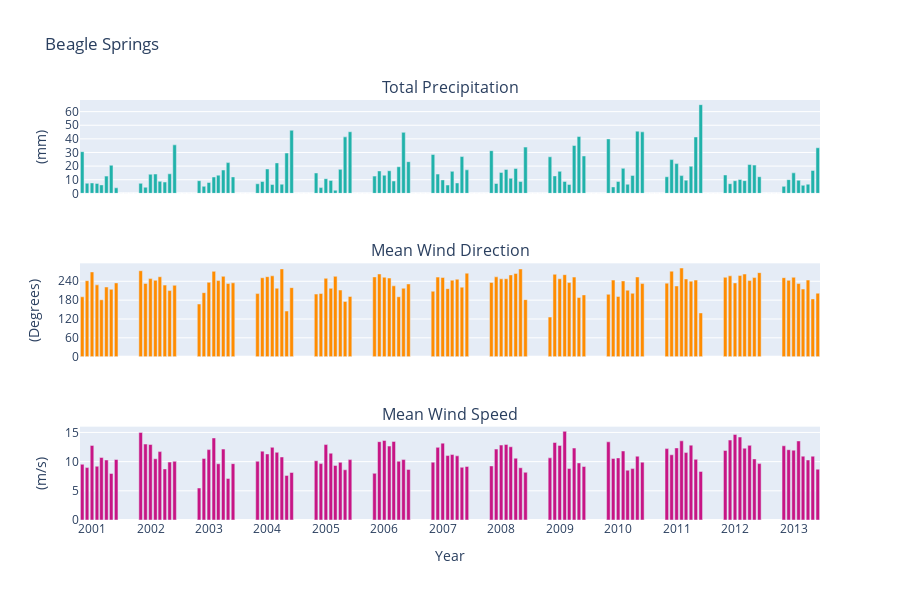
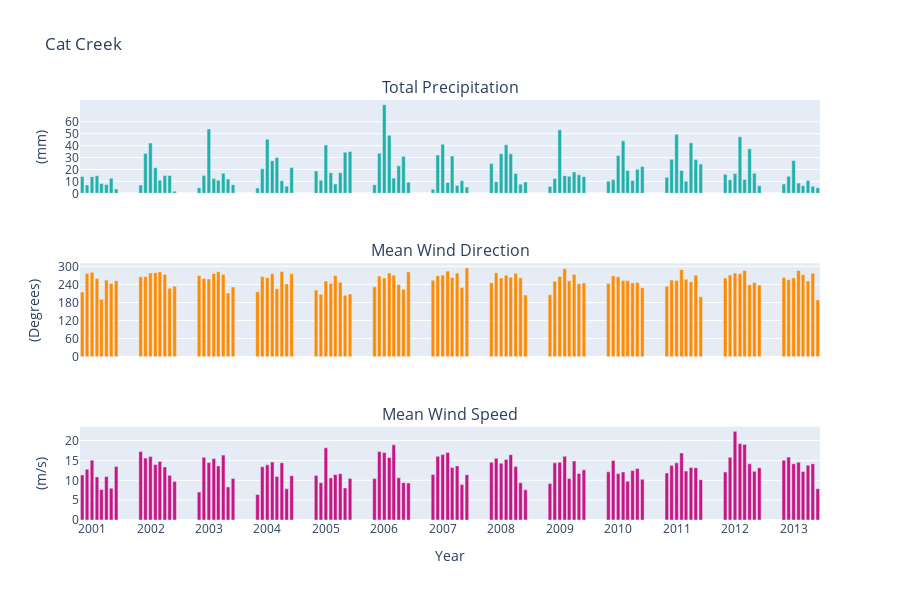
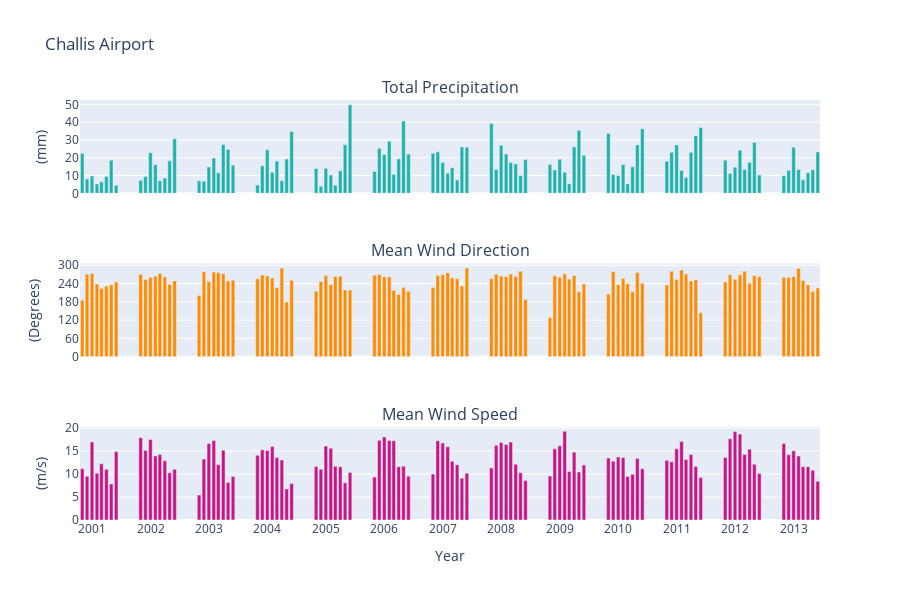
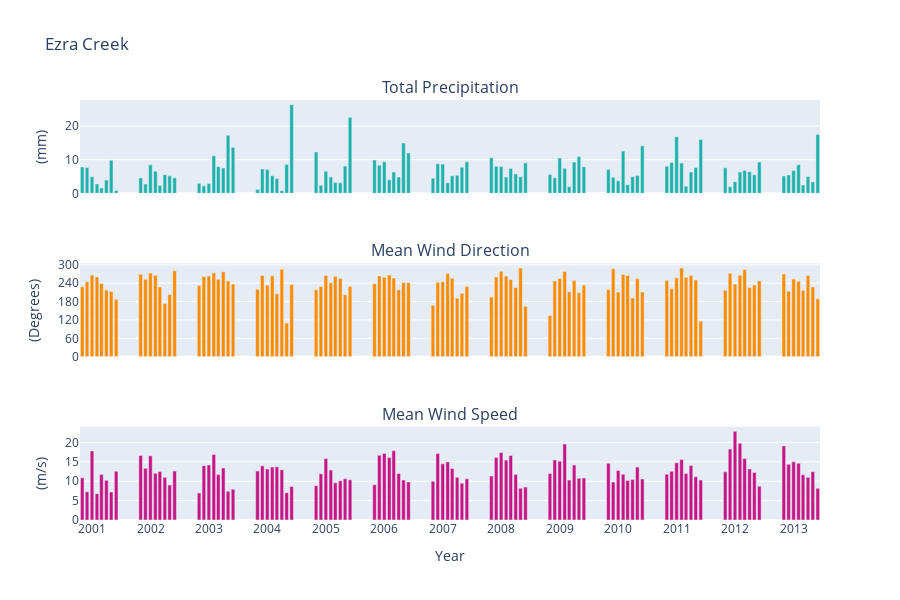

Notebook cell for these charts, in order:
### Code cell
def doodoo_bee_sunglasses(filepath=None, name=None):
    filepath = filepath if os.path.exists(filepath) else os.path.join('windrose_data', filepath)
    # filepath=os.path.join('windrose_data', 'beaglesprings.nc')
    ds = xr.open_dataset(filepath, engine = 'netcdf4')
    df = ds[['U_700MB','V_700MB','PREC_ACC_NC']].to_dataframe()
    df.U_700MB[df.U_700MB > 999] = np.nan
    df.V_700MB[df.V_700MB > 999] = np.nan
    df['WSPD'] = np.sqrt(df.U_700MB**2+df.V_700MB**2)
    df['WDIR'] = np.arctan2(df.U_700MB.values,df.V_700MB.values)*180/math.pi+180;
    df.replace([np.inf, -np.inf], np.nan).dropna(axis=0)
    df=df[df['PREC_ACC_NC']>0.01]
    #Mean Wind Direction and Spead 
    mean_df=df.groupby(pd.Grouper(freq='M')).mean()
    dir_trace=go.Bar(x=mean_df.index, y=mean_df['WDIR'],yaxis="y2", marker=dict(color='darkorange'))
    spd_trace=go.Bar(x=mean_df.index, y=mean_df['WSPD'],xaxis="x3",yaxis="y3",marker=dict(color='mediumvioletred'))
    #Precipitation Total 
    sum_df=df.groupby(pd.Grouper(freq='M')).sum()
    prec_trace=go.Bar(x=sum_df.index, y=sum_df['PREC_ACC_NC'],yaxis="y", marker=dict(color='lightseagreen'))
    layout = go.Layout(xaxis3=dict(title='Year'),yaxis=dict(title='(mm)'),yaxis2=dict(title='(Degrees)'),yaxis3=dict(title='(m/s)'))
    fig = make_subplots(rows=3, cols=1, shared_xaxes=True,subplot_titles=('Total Precipitation','Mean Wind Direction', 'Mean Wind Speed'))
    fig.add_trace(prec_trace, 1, 1,)
    fig.add_trace(dir_trace, 2, 1)
    fig.add_trace(spd_trace, 3, 1)
    # fig.update_layout(layout, title = 'Beagle Springs', showlegend = False, height = 600)
    fig.update_layout(layout, title = name, showlegend = False, height = 600)
    fig.update_layout(yaxis=dict(tickvals=[0,10,20,30,40,50,60]),
                    yaxis2=dict(tickvals=[0,60,120,180,240,300,360]),
                    yaxis3=dict(tickvals=[0,5,10,15,20]),
                    xaxis3_tickformat = '%Y',
                    xaxis3=dict(tickvals=[2000,2001,2002,2003,2004,2005,2006,2007,2008,2009,2010,2011,2012,2013])
                    )
    fig.show()
    # fig.write_image("BeagleSprings_Graph.png")
    fig.write_image("{}_Graph.png".format(name.replace(' ','')))


_=[doodoo_bee_sunglasses(**dd) for dd in files]

### Figure 1 — Plotly figure (JSON) as saved in the notebook; plotly's stock layout.template omitted (floating-point values rounded to 4 significant figures; data arrays with more than 128 entries replaced by an {"elided": "..."} marker saying what was removed)
{"data": [{"marker": {"color": "lightseagreen"}, "type": "bar", "x": {"elided": "152 str values"}, "xaxis": "x", "y": {"elided": "152 float values"}, "yaxis": "y"}, {"marker": {"color": "darkorange"}, "type": "bar", "x": {"elided": "152 str values"}, "xaxis": "x2", "y": {"elided": "152 float values"}, "yaxis": "y2"}, {"marker": {"color": "mediumvioletred"}, "type": "bar", "x": {"elided": "152 str values"}, "xaxis": "x3", "y": {"elided": "152 float values"}, "yaxis": "y3"}], "layout": {"annotations": [{"font": {"size": 16}, "showarrow": false, "text": "Total Precipitation", "x": 0.5, "xanchor": "center", "xref": "paper", "y": 1, "yanchor": "bottom", "yref": "paper"}, {"font": {"size": 16}, "showarrow": false, "text": "Mean Wind Direction", "x": 0.5, "xanchor": "center", "xref": "paper", "y": 0.6111, "yanchor": "bottom", "yref": "paper"}, {"font": {"size": 16}, "showarrow": false, "text": "Mean Wind Speed", "x": 0.5, "xanchor": "center", "xref": "paper", "y": 0.2222, "yanchor": "bottom", "yref": "paper"}], "height": 600, "showlegend": false, "title": {"text": "Beagle Springs"}, "xaxis": {"anchor": "y", "domain": [0, 1], "matches": "x3", "showticklabels": false}, "xaxis2": {"anchor": "y2", "domain": [0, 1], "matches": "x3", "showticklabels": false}, "xaxis3": {"anchor": "y3", "domain": [0, 1], "tickformat": "%Y", "tickvals": [2000, 2001, 2002, 2003, 2004, 2005, 2006, 2007, 2008, 2009, 2010, 2011, 2012, 2013], "title": {"text": "Year"}}, "yaxis": {"anchor": "x", "domain": [0.7778, 1], "tickvals": [0, 10, 20, 30, 40, 50, 60], "title": {"text": "(mm)"}}, "yaxis2": {"anchor": "x2", "domain": [0.3889, 0.6111], "tickvals": [0, 60, 120, 180, 240, 300, 360], "title": {"text": "(Degrees)"}}, "yaxis3": {"anchor": "x3", "domain": [0, 0.2222], "tickvals": [0, 5, 10, 15, 20], "title": {"text": "(m/s)"}}}}

### Figure 2 — Plotly figure (JSON) as saved in the notebook; plotly's stock layout.template omitted (floating-point values rounded to 4 significant figures; data arrays with more than 128 entries replaced by an {"elided": "..."} marker saying what was removed)
{"data": [{"marker": {"color": "lightseagreen"}, "type": "bar", "x": {"elided": "152 str values"}, "xaxis": "x", "y": {"elided": "152 float values"}, "yaxis": "y"}, {"marker": {"color": "darkorange"}, "type": "bar", "x": {"elided": "152 str values"}, "xaxis": "x2", "y": {"elided": "152 float values"}, "yaxis": "y2"}, {"marker": {"color": "mediumvioletred"}, "type": "bar", "x": {"elided": "152 str values"}, "xaxis": "x3", "y": {"elided": "152 float values"}, "yaxis": "y3"}], "layout": {"annotations": [{"font": {"size": 16}, "showarrow": false, "text": "Total Precipitation", "x": 0.5, "xanchor": "center", "xref": "paper", "y": 1, "yanchor": "bottom", "yref": "paper"}, {"font": {"size": 16}, "showarrow": false, "text": "Mean Wind Direction", "x": 0.5, "xanchor": "center", "xref": "paper", "y": 0.6111, "yanchor": "bottom", "yref": "paper"}, {"font": {"size": 16}, "showarrow": false, "text": "Mean Wind Speed", "x": 0.5, "xanchor": "center", "xref": "paper", "y": 0.2222, "yanchor": "bottom", "yref": "paper"}], "height": 600, "showlegend": false, "title": {"text": "Cat Creek"}, "xaxis": {"anchor": "y", "domain": [0, 1], "matches": "x3", "showticklabels": false}, "xaxis2": {"anchor": "y2", "domain": [0, 1], "matches": "x3", "showticklabels": false}, "xaxis3": {"anchor": "y3", "domain": [0, 1], "tickformat": "%Y", "tickvals": [2000, 2001, 2002, 2003, 2004, 2005, 2006, 2007, 2008, 2009, 2010, 2011, 2012, 2013], "title": {"text": "Year"}}, "yaxis": {"anchor": "x", "domain": [0.7778, 1], "tickvals": [0, 10, 20, 30, 40, 50, 60], "title": {"text": "(mm)"}}, "yaxis2": {"anchor": "x2", "domain": [0.3889, 0.6111], "tickvals": [0, 60, 120, 180, 240, 300, 360], "title": {"text": "(Degrees)"}}, "yaxis3": {"anchor": "x3", "domain": [0, 0.2222], "tickvals": [0, 5, 10, 15, 20], "title": {"text": "(m/s)"}}}}

### Figure 3 — Plotly figure (JSON) as saved in the notebook; plotly's stock layout.template omitted (floating-point values rounded to 4 significant figures; data arrays with more than 128 entries replaced by an {"elided": "..."} marker saying what was removed)
{"data": [{"marker": {"color": "lightseagreen"}, "type": "bar", "x": {"elided": "152 str values"}, "xaxis": "x", "y": {"elided": "152 float values"}, "yaxis": "y"}, {"marker": {"color": "darkorange"}, "type": "bar", "x": {"elided": "152 str values"}, "xaxis": "x2", "y": {"elided": "152 float values"}, "yaxis": "y2"}, {"marker": {"color": "mediumvioletred"}, "type": "bar", "x": {"elided": "152 str values"}, "xaxis": "x3", "y": {"elided": "152 float values"}, "yaxis": "y3"}], "layout": {"annotations": [{"font": {"size": 16}, "showarrow": false, "text": "Total Precipitation", "x": 0.5, "xanchor": "center", "xref": "paper", "y": 1, "yanchor": "bottom", "yref": "paper"}, {"font": {"size": 16}, "showarrow": false, "text": "Mean Wind Direction", "x": 0.5, "xanchor": "center", "xref": "paper", "y": 0.6111, "yanchor": "bottom", "yref": "paper"}, {"font": {"size": 16}, "showarrow": false, "text": "Mean Wind Speed", "x": 0.5, "xanchor": "center", "xref": "paper", "y": 0.2222, "yanchor": "bottom", "yref": "paper"}], "height": 600, "showlegend": false, "title": {"text": "Challis Airport"}, "xaxis": {"anchor": "y", "domain": [0, 1], "matches": "x3", "showticklabels": false}, "xaxis2": {"anchor": "y2", "domain": [0, 1], "matches": "x3", "showticklabels": false}, "xaxis3": {"anchor": "y3", "domain": [0, 1], "tickformat": "%Y", "tickvals": [2000, 2001, 2002, 2003, 2004, 2005, 2006, 2007, 2008, 2009, 2010, 2011, 2012, 2013], "title": {"text": "Year"}}, "yaxis": {"anchor": "x", "domain": [0.7778, 1], "tickvals": [0, 10, 20, 30, 40, 50, 60], "title": {"text": "(mm)"}}, "yaxis2": {"anchor": "x2", "domain": [0.3889, 0.6111], "tickvals": [0, 60, 120, 180, 240, 300, 360], "title": {"text": "(Degrees)"}}, "yaxis3": {"anchor": "x3", "domain": [0, 0.2222], "tickvals": [0, 5, 10, 15, 20], "title": {"text": "(m/s)"}}}}

### Figure 4 — Plotly figure (JSON) as saved in the notebook; plotly's stock layout.template omitted (floating-point values rounded to 4 significant figures; data arrays with more than 128 entries replaced by an {"elided": "..."} marker saying what was removed)
{"data": [{"marker": {"color": "lightseagreen"}, "type": "bar", "x": {"elided": "152 str values"}, "xaxis": "x", "y": {"elided": "152 float values"}, "yaxis": "y"}, {"marker": {"color": "darkorange"}, "type": "bar", "x": {"elided": "152 str values"}, "xaxis": "x2", "y": {"elided": "152 float values"}, "yaxis": "y2"}, {"marker": {"color": "mediumvioletred"}, "type": "bar", "x": {"elided": "152 str values"}, "xaxis": "x3", "y": {"elided": "152 float values"}, "yaxis": "y3"}], "layout": {"annotations": [{"font": {"size": 16}, "showarrow": false, "text": "Total Precipitation", "x": 0.5, "xanchor": "center", "xref": "paper", "y": 1, "yanchor": "bottom", "yref": "paper"}, {"font": {"size": 16}, "showarrow": false, "text": "Mean Wind Direction", "x": 0.5, "xanchor": "center", "xref": "paper", "y": 0.6111, "yanchor": "bottom", "yref": "paper"}, {"font": {"size": 16}, "showarrow": false, "text": "Mean Wind Speed", "x": 0.5, "xanchor": "center", "xref": "paper", "y": 0.2222, "yanchor": "bottom", "yref": "paper"}], "height": 600, "showlegend": false, "title": {"text": "Ezra Creek"}, "xaxis": {"anchor": "y", "domain": [0, 1], "matches": "x3", "showticklabels": false}, "xaxis2": {"anchor": "y2", "domain": [0, 1], "matches": "x3", "showticklabels": false}, "xaxis3": {"anchor": "y3", "domain": [0, 1], "tickformat": "%Y", "tickvals": [2000, 2001, 2002, 2003, 2004, 2005, 2006, 2007, 2008, 2009, 2010, 2011, 2012, 2013], "title": {"text": "Year"}}, "yaxis": {"anchor": "x", "domain": [0.7778, 1], "tickvals": [0, 10, 20, 30, 40, 50, 60], "title": {"text": "(mm)"}}, "yaxis2": {"anchor": "x2", "domain": [0.3889, 0.6111], "tickvals": [0, 60, 120, 180, 240, 300, 360], "title": {"text": "(Degrees)"}}, "yaxis3": {"anchor": "x3", "domain": [0, 0.2222], "tickvals": [0, 5, 10, 15, 20], "title": {"text": "(m/s)"}}}}
